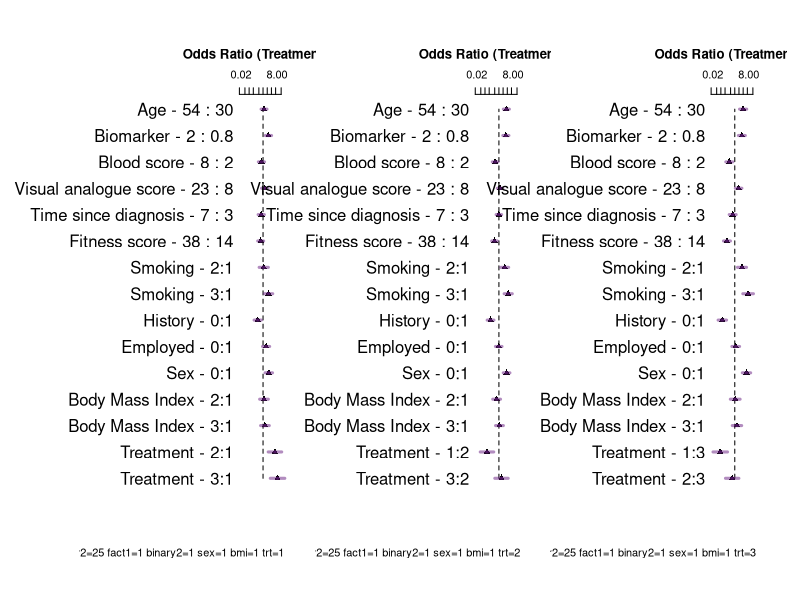
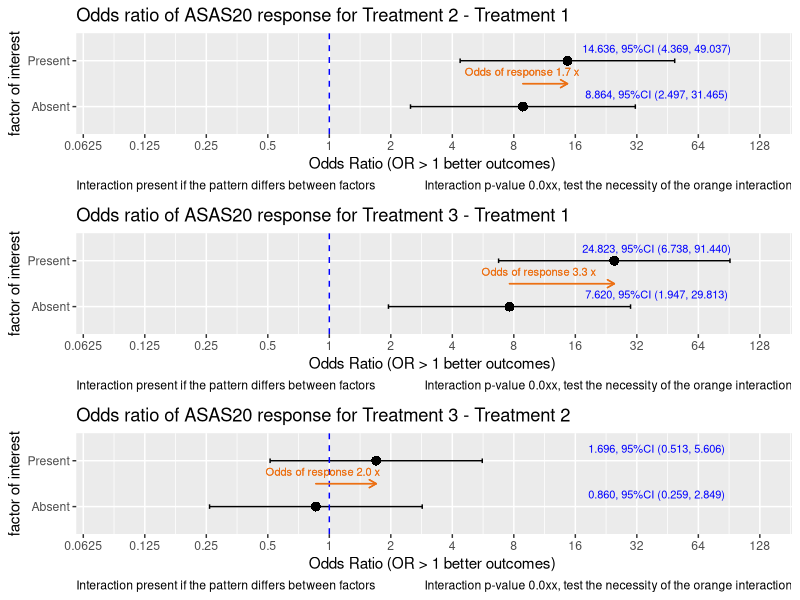
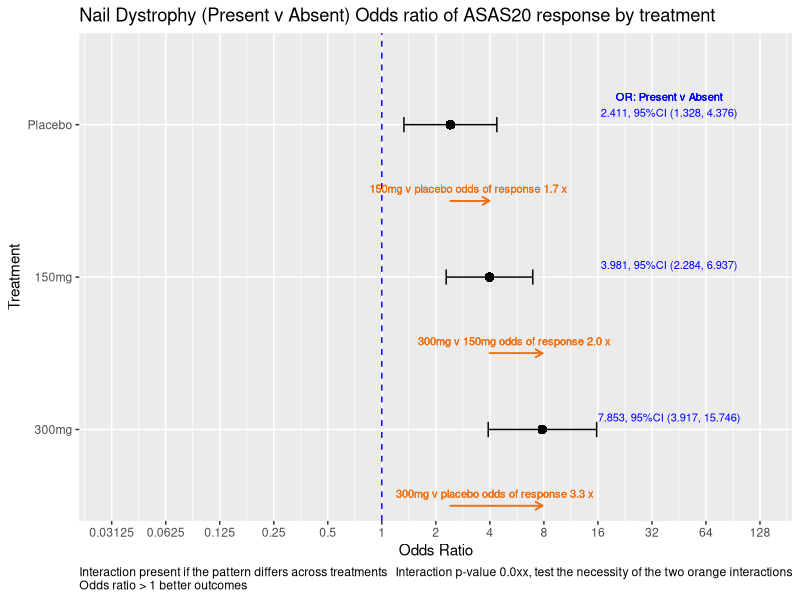

Write R code to recreate these figures, in order.
## ---- chunk 1

    set.seed(1234)
    library(rms)          # automatically engages rms(Hmisc)
    library(tidyverse)
    library(kableExtra) 
    library(knitr) 
    library(reshape)
    library(rms)
    library(ggplot2)
    require(gridExtra)

    knitrSet(lang='markdown', w=7, h=7, dev='svg', fig.path='folder/')
    options(prType='html')
    options(width=200)
    
    # format function 
       formatz <- function(x){
          if (!is.na(x)  ) {
            sprintf(x, fmt = '%#.1f')  
           }
       }
     
    options(max.print=1000000)    
    options(scipen=999)
    
    ## convenience functions
    p0 <- function(x) {formatC(x, format="f", digits=1)}
    p1 <- function(x) {formatC(x, format="f", digits=1)}
    p2 <- function(x) {formatC(x, format="f", digits=2)}
    p3 <- function(x) {formatC(x, format="f", digits=3)}
    p4 <- function(x) {formatC(x, format="f", digits=4)}
    p5 <- function(x) {formatC(x, format="f", digits=5)}
    
    logit <-     function(p) log(1/(1/p-1))
    expit <-     function(x) 1/(1/exp(x) + 1)
    inv_logit <- function(logit) exp(logit) / (1 + exp(logit))
    is.even <-   function(x){ x %% 2 == 0 }                       # function to id. odd maybe useful
    options(width=200)


## ---- chunk 2

    # select the design to simulate
    Design = "Treatment interacts with all variables" 
    #Design = "Treatment interacts with smoking only" 
    #Design = "No-interaction logit-additive model"
    
    # coefficients on log odds scale
    
    intercept <- -3
    n=1000
    v1 = 1
    v2 = 1/(65-18)
    v3 = 0.4
    v4 = 0
    v5 = 1/3
    v6 = -.5/10
    v7 = 0.25/30
    v8 = -.1/10
    v9 = -1/50
    v10 = log(2)
    v11 = -log(1)
    v12 = log(0.5)
    
    #~~~~~~~~~~~~~~~~~~~~~~~~~~~~~~~~~~~~~~~~~~~~~~~~~~~~~~~~~~~~~~~~~~~~~~~~~~~~~~~~~
    randomi <- runif(n)    # this determines Y=1 later, 
    #~~~~~~~~~~~~~~~~~~~~~~~~~~~~~~~~~~~~~~~~~~~~~~~~~~~~~~~~~~~~~~~~~~~~~~~~~~~~~~~~~
    
    trt.coef       <-  v1     # log odds ratio so 1 -> 2.718, so 1 is LARGE
    age.coef       <-  v2     # log odds of 1 over the age range
    smoke.coef     <-  v3     # this is odds of 1.5
    bmi.coef       <-  v4     # this is an odds of 1..50:50
    covar3.coef    <-  v5     # log odds 1 over range of 3
    covar1.coef    <-  v6     # log odds -.05 per unit change
    vas.coef       <-  v7     # log odds .008 per unit change. log odds .25 over 30 units odds 1.27
    time.coef      <-  v8     # log odds -.01 per year, log odds -.1 over 10 years or odds .90
    covar2.coef    <-  v9     # log odds 0.02 per unit, log odds 1 over 50 units or odds 2.7
    fact1.coef     <-  v10    # log odds 0.693 per change in binary, or odds of 2   
    binary2.coef   <-  v11    # log odds 0 per change in binary, or odds of 1  
    sex.coef       <-  v12    # log odds -0.693 per change in binary, or odds of .5  
    
    # made up data structure 
    trt      <- sample(1:3,   n, replace=TRUE)      # trt 3 levels
    age      <- sample(18:65, n, replace=TRUE)      # continuous
    bmi      <- sample(1:3,   n, replace=TRUE)      # assume 3 equal groups
    smoking  <- sample(1:3,   n, replace=TRUE)      # categorical assume 3 equal groups
    covar3   <- round(runif(n,0,3),2)
    covar1   <- round(runif(n,0,10),2)
    vas      <- sample(1:30, n, replace=TRUE)
    time     <- round(runif(n,0,10),2)              # years
    covar2   <- sample(1:50, n, replace=TRUE)
    fact1    <- sample(0:1,  n, replace=TRUE)
    binary2  <- sample(0:1,  n, replace=TRUE)
    sex      <- sample(0:1,  n, replace=TRUE)


## ---- chunk 3

#~~~~~~~~~~~~~~~~~~~~~~~~~~~~~~~~~~~~~~~~~~~~~~~~~~~~~~~~~~~~~~~~~~~~~~~~~~~~~~~~~~~~~~~~~~~~~~~~~~~~~~~~~~~~~~~~~~~~~~~~~~~~linear predictor
if ( ( Design) == "Treatment interacts with all variables" )  {
  
  lp = intercept + trt*trt.coef*(smoking*smoke.coef   +   age*age.coef  + bmi*bmi.coef   + covar3*covar3.coef +
                                   covar1*covar1.coef +   vas*vas.coef  + time*time.coef + covar2*covar2.coef +
                                   fact1*fact1.coef   +
                                   binary2*binary2.coef + sex*sex.coef) 
  
  
}   else if ( ( Design ) == "Treatment interacts with smoking only" ) {    
  
  # truth  only smoking interacts  with trt
  lp = intercept + (trt*trt.coef*smoking*smoke.coef)   +   age*age.coef   + bmi*bmi.coef + covar3*covar3.coef +
    covar1*covar1.coef  + vas*vas.coef   + time*time.coef + covar2*covar2.coef + fact1*fact1.coef +
    binary2*binary2.coef + sex*sex.coef
  
  
}   else if ( ( Design) == "No-interaction logit-additive model" ) {  
  
  # truth no interactions
  lp = intercept + trt*trt.coef + smoking*smoke.coef + age*age.coef  + bmi*bmi.coef  + covar3*covar3.coef  +
    covar1*covar1.coef + vas*vas.coef  + time*time.coef + covar2*covar2.coef + fact1*fact1.coef +
    binary2*binary2.coef + sex*sex.coef
}

y <- ifelse(randomi < plogis(lp), 1, 0)   # one liner  randomi object is necessary for R shiny only



## ---- chunk 4


    datx <- data.frame(cbind(y,  trt ,smoking,  age, covar3, covar1, vas, time, covar2, fact1, binary2, sex, bmi))
    
    da <-  datx 
    
    da$trt <-     factor(da$trt)
    da$smoking <- factor(da$smoking)
    da$fact1 <-   factor(da$fact1)
    da$binary2 <- factor(da$binary2)
    da$sex <-     factor(da$sex)
    da$bmi <-     factor(da$bmi)
    
    # labels for forest plots
    label(da$age)                <- 'Age'                       
    label(da$trt)                <- 'Treatment'
    label(da$bmi)                <- 'Body Mass Index'
    label(da$smoking)            <- 'Smoking'
    label(da$covar3)             <- 'Biomarker'
    label(da$covar1)             <- 'Blood score'
    label(da$vas)                <- 'Visual analogue score'
    label(da$time)               <- 'Time since diagnosis'
    label(da$covar2)             <- 'Fitness score'
    label(da$fact1)              <- "History"
    label(da$binary2)            <- "Employed"
    label(da$sex)                <- 'Sex'
    
    dd <<- datadist(da)
    options(datadist="dd")


## ---- chunk 5

# RUN REGRESSONS
    A<-lrm(y~   trt * (smoking  + age  + bmi + covar3 + covar1 + vas + time + covar2 + fact1 + binary2 +sex),da, y=TRUE ,x=TRUE)  # all interact with trt
    B<-lrm(y~  (trt *  smoking) + age  + bmi + covar3 + covar1 + vas + time + covar2 + fact1 + binary2 +sex, da, y=TRUE, x=TRUE)  # smoking * trt only
    C<-lrm(y~   trt +  smoking  + age +  bmi + covar3 + covar1 + vas + time + covar2 + fact1 + binary2 +sex, da, y=TRUE, x=TRUE)  # main effect
  
## ---- chunk 6
  #~~~~~~~~~~~~~~~~~~~~~~~~~~~~~~~~~~~~~~~~~~~~~~~~~~~~~~~~~~~~~~~~~~~~~~~~~~~~~~~~~~~~~~~~~~~~~~~~~~~~~~~~~~~~~
  # LRTESTS
  #~~~~~~~~~~~~~~~~~~~~~~~~~~~~~~~~~~~~~~~~~~~~~~~~~~~~~~~~~~~~~~~~~~~~~~~~~~~~~~~~~~~~~~~~~~~~~~~~~~~~~~~~~~~~~
   
  
  lrtest( A, C)
   
## ---- chunk 7
   
  (A1 <- summary(A, smoking=1, age, covar3, covar1, vas, time, covar2, fact1, binary2, sex, bmi=1, trt=1, est.all=FALSE, vnames=c( "labels")))
  
  (A2 <- summary(A, smoking=1, age, covar3, covar1, vas, time, covar2, fact1, binary2, sex, bmi=1, trt=2, est.all=FALSE, vnames=c( "labels")))
  
  (A3 <- summary(A, smoking=1, age, covar3, covar1, vas, time, covar2, fact1, binary2, sex, bmi=1, trt=3, est.all=FALSE, vnames=c( "labels")))

 
## ---- chunk 8

  par(mfrow=c(1,3)) 
  
  par(oma=c(3,6,1,1)) 
  
  options(digits=1)
  
  plot(summary(A, smoking=1, age, covar3, covar1, vas, time, covar2, fact1, binary2, sex, bmi=1, trt=1, est.all=FALSE, vnames=c( "labels")), 
       log=TRUE, xlim=c(log(.01),log(40)),
       q=c(  0.95 ), at=c(.02,0.05,.1,.2,.5,1,2,4,8,20), lwd=3, pch=17,
       col=   rgb(red=.4,green=.1,blue=.5,alpha=c(.5,.3,.2)),
       col.points='black', cex=1, main= "Odds Ratio (Treatment 1)", cex.main=1.8
  )
  
  plot(summary(A, smoking=1, age, covar3, covar1, vas, time, covar2, fact1, binary2, sex, bmi=1, trt=2, est.all=FALSE, vnames=c( "labels")), 
       log=TRUE, xlim=c(log(.01),log(40)),
       q=c(  0.95 ), at=c(.02,0.05,.1,.2,.5,1,2,4,8,20), lwd=3, pch=17,
       col=   rgb(red=.4,green=.1,blue=.5,alpha=c(.5,.3,.2)),
       col.points='black', cex=1, main= "Odds Ratio (Treatment 2)", cex.main=1.8
  )
  
  plot(summary(A, smoking=1, age, covar3, covar1, vas, time, covar2, fact1, binary2, sex, bmi=1, trt=3, est.all=FALSE, vnames=c( "labels")), 
       log=TRUE, xlim=c(log(.01),log(40)),
       q=c(  0.95 ), at=c(.02,0.05,.1,.2,.5,1,2,4,8,20), lwd=3, pch=17,
       col=   rgb(red=.4,green=.1,blue=.5,alpha=c(.5,.3,.2)),
       col.points='black', cex=1, main= "Odds Ratio (Treatment 3)", cex.main=1.8
  )
  
  par(mfrow=c(1,1))


## ---- chunk 9

  options(digits=6)
  k1 <- contrast(A, list(fact1=c(0,1), trt=c(2)), list(fact1=c(0,1), trt=c(1)) , fun=exp) 
  z1 <- print(k1, X=TRUE)   
  
  k2 <- contrast(A, list(fact1=c(0,1), trt=c(3)), list(fact1=c(0,1), trt=c(1)) , fun=exp) 
  z2 <- print(k2, X=TRUE)   
  
  k3 <- contrast(A, list(fact1=c(0,1), trt=c(3)), list(fact1=c(0,1), trt=c(2)) , fun=exp) 
  z3 <- print(k3, X=TRUE)   


## ---- chunk 10
 
int.plot <- function(k1, factor.="factor of interest",
                     effect="Treatment 2 - Treatment 1", 
                     first.grp="Absent", 
                     second.grp="Present") {
  
  zz <- k1
  # log scale
  Scorex=as.vector(zz$Contrast)
  lbx =  as.vector(zz$Lower)
  ubx =  as.vector(zz$Upper)
  
  df.plot <- data.frame(x=c(effect,effect),
                        factor.=c(first.grp,second.grp ),
                        Score=exp(Scorex),
                        lb = exp(lbx),
                        ub =exp(ubx))
  
  df.plot$factor. = factor(df.plot$factor., 
                           levels = c(first.grp,second.grp ))
   
  
  gp <- ggplot(df.plot, aes(x=factor., y=log(Score), fill="black", group=x))
  gg <- gp + #geom_line(aes(linetype=x), size=.6) + 
    geom_point(aes(shape=x), size=3) + 
    geom_errorbar(aes(ymax=log(ub), ymin=log(lb)), width=.1) +
    theme(legend.position="none") + ylab("Odds Ratio (OR > 1 better outcomes) ") + xlab(factor.) +
    
    geom_hline(yintercept=log(1), linetype="dashed", color = "blue") +
    
    scale_y_continuous(
      breaks= log(c(1/32,1/16,1/8, 1/4,1/2,  1, 2, 4 ,8, 16,32,64, 128) )  ,  
      limits = c(log(1/12),log(128)),  
      labels=     c(1/32,1/16,1/8, 1/4,1/2,  1, 2, 4 ,8, 16,32,64,128)
    ) +
    
    coord_flip() +
    
    geom_text(aes(   
      y=log(40),
      label = paste0(p3(Score),", 95%CI (" ,p3(lb),", ",p3(ub), ")"), 
      vjust=-1.0), size=2.8, color='blue') +
    
    ggtitle( paste0("Odds ratio of ASAS20 response for ", effect) )
  
  
    gg <- gg + labs(caption = c("Interaction p-value 0.0xx, test the necessity of the orange interaction", 
                              "Interaction present if the pattern differs between factors")) + 
    theme(plot.caption = element_text(hjust=c(1, 0)))
  
  # Add text and arrows
  i <- gg + geom_segment(
    x = 1.5, y =  Scorex[1],
    xend = 1.5, yend =  Scorex[2],
    lineend = "round", # See available arrow types in example above
    linejoin = "round",
    size = .5, 
    arrow = arrow(length = unit(0.2, "cm")),
    colour = "#EC7014" # Also accepts "red", "blue' etc
  ) 
  
  k <- i + geom_text( aes(
    x = 1.5, y = (Scorex[1]+Scorex[2])/2,
    label = paste0("Odds of response ",p0(exp(   max(Scorex[2],Scorex[1]) -  min(Scorex[2],Scorex[1])  ))," x"), 
    group = NULL,
    vjust = -1, #.3
    hjust = .7 #1
  ), size=2.8 , color="#EC7014") 
   
}


## ---- chunk 11

#~~~~~~~~~~~~~~~~~~~~~~~~~~~~~~~~~~~~~~~~~~~~~~~~~~~~~~~~~~~~~~~~~~~~~~~~~~~~~~~~~~~~~~~~~~
  age.=sample(30:80,1)  # showing it is the interaction that counts.
  
  options(digits=6)
  k1 <- contrast(A, list(fact1=c(0,1),age=age., trt=c(2)), list(fact1=c(0,1), age=age.,trt=c(1)) , fun=exp) 
  z1 <- print(k1, X=TRUE)   
  
  k2 <- contrast(A, list(fact1=c(0,1), age=age.,trt=c(3)), list(fact1=c(0,1), age=age.,trt=c(1)) , fun=exp) 
  z2 <- print(k2, X=TRUE)   
  
  k3 <- contrast(A, list(fact1=c(0,1), age=age.,trt=c(3)), list(fact1=c(0,1), age=age.,trt=c(2)) , fun=exp) 
  z3 <- print(k3, X=TRUE)   
 
#~~~~~~~~~~~~~~~~~~~~~~~~~~~~~~~~~~~~~~
# execute function
  p1x <- int.plot(k1, factor.="factor of interest",
                  effect="Treatment 2 - Treatment 1", 
                  first.grp="Absent", 
                  second.grp="Present") 
  
  
  p2x <- int.plot(k2, factor.="factor of interest",
                  effect="Treatment 3 - Treatment 1", 
                  first.grp="Absent", 
                  second.grp="Present") 
  
  
  p3x <-int.plot(k3, factor.="factor of interest",
                 effect="Treatment 3 - Treatment 2", 
                 first.grp="Absent", 
               second.grp="Present") 

## ---- chunk 12

# its only the orange that is important. And will not change if other values in model are altered.
# the actual OR will change if the covariates change, but the same amount in both levels.
# should mention the values that are held constant!
grid.arrange(p1x,p2x,p3x)
# A
# lrtest(A,C)
# anova(A)
 

## ---- chunk 13

  # now try the original approach
  age.=sample(30:80,1)  # showing it is the interaction that counts.
  
  options(digits=6)
  k1 <- contrast(A, list(fact1=c(1),age=age., trt=c(1)), list(fact1=c(0), age=age.,trt=c(1)) , fun=exp) 
  z1 <- print(k1, X=TRUE)   
  
  k2 <- contrast(A, list(fact1=c(1), age=age.,trt=c(2)), list(fact1=c(0), age=age.,trt=c(2)) , fun=exp) 
  z2 <- print(k2, X=TRUE)   
  
  k3 <- contrast(A, list(fact1=c(1),  age=age.,trt=c(3)), list(fact1=c(0),  age=age.,trt=c(3)) , fun=exp) 
  z3 <- print(k3, X=TRUE)   

  
## ---- chunk 14
  
  zz<-rbind(k1,k2,k3)
  zz<-zz[,c("Contrast","Lower","Upper")]
  zz<- unlist(zz)
  zz<-matrix(zz, nrow=3, ncol=3)
  zz<-as.data.frame(zz)
  names(zz) <-c("Score","lb","ub")
  zz<-data.frame(zz)
  zze <- exp(zz)

  df.plot <- data.frame(x=c("Treatment","Treatment", "Treatment"),
                        factor.=c("Placebo","150mg","300mg"),
                        Score=exp(zz$Score),
                        lb = exp(zz$lb),
                        ub =exp(zz$ub))
   
 # df.plot$factor. = factor(df.plot$factor., levels = c("Placebo","150mg","300mg"))
  df.plot$factor. = factor(df.plot$factor., levels = c("300mg", "150mg", "Placebo"))
 
#~~~~~~~~~~~~~~~~~~~~~~~~~~~~~~~~~~~~~~~~~~~~~~~~~~~~~~~~~~~~~~~~~~~~~~~~~~~~~~~~~~~~~~~~~~~~~~ 
 
  gp <- ggplot(df.plot, aes(x=factor., y=log(Score), fill="black", group=x))
  gg <- gp + #geom_line(aes(linetype=x), size=.6) + 
    geom_point(aes(shape=x), size=3) + 
    geom_errorbar(aes(ymax=log(ub), ymin=log(lb)), width=.1) +
    theme(legend.position="none") + ylab("Odds Ratio") + xlab("Treatment") +
    
    geom_hline(yintercept=log(1), linetype="dashed", color = "blue") +
    
    scale_y_continuous(
      breaks= log(c(1/64,1/32,1/16,1/8, 1/4,1/2,  1, 2, 4 ,8, 16,32,64, 128) )  ,  
      limits = c(log(1/32),log(128)),  
      labels=     c(1/64,1/32,1/16,1/8, 1/4,1/2,  1, 2, 4 ,8, 16,32,64,128)
    ) +
    
    coord_flip() +
   
    geom_text(aes(  y=log(40) ,label = paste0(p3(zze$Score),", 95%CI (" ,p3(zze$lb),", ",p3(zze$ub), ")"), 
                    vjust=-1.0), size=2.8, color='blue') +
     
    ggtitle( "Nail Dystrophy (Present v Absent) Odds ratio of ASAS20 response by treatment") 
  
    gg <- gg + labs(caption = c("Interaction p-value 0.0xx, test the necessity of the two orange interactions", "Interaction present if the pattern differs across treatments\nOdds ratio > 1 better outcomes")) + 
    theme(plot.caption = element_text(hjust=c(1, 0)))
   
    ## add arrows
  i <- gg + geom_segment(
    x = 2.5, y =  zz$Score[1],
    xend = 2.5, yend =  zz$Score[2],
    lineend = "round", # See available arrow types in example above
    linejoin = "round",
    size = .5, 
    arrow = arrow(length = unit(0.2, "cm")),
    colour = "#EC7014" # Also accepts "red", "blue' etc
  ) 
  
  ## add arrows
  j <- i + geom_segment(
    x = 1.5, y =  zz$Score[2],
    xend = 1.5, yend =  zz$Score[3],
    lineend = "round", # See available arrow types in example above
    linejoin = "round",
    size = .5, 
    arrow = arrow(length = unit(0.2, "cm")),
    colour = "#EC7014" # Also accepts "red", "blue' etc
  ) 
  
  ## add text to accompany arrow
  k <- j + geom_text( aes(
    x = 2.5, y = (zz$Score[1]+zz$Score[2])/2,
    label = paste0("150mg v placebo odds of response ",
                   p0(exp(   max(zz$Score[2],zz$Score[1]) -  min(zz$Score[2],zz$Score[1])  ))," x "), 
    group = NULL,
    vjust = -1, #.3
    hjust = .5
  ), size=2.8 , color="#EC7014") 
  
  ## add text to accompany arrow
  m <- k + geom_text( aes(
    x = 1.5, y = ((zz$Score[2]+zz$Score[3])/2),
    label = paste0("300mg v 150mg odds of response ",
                   p0(exp(   max(zz$Score[3],zz$Score[2]) -  min(zz$Score[3],zz$Score[2])  ))," x "), 
    group = NULL,
    vjust = -1,
    hjust = .5
  ), size=2.8 , color="#EC7014") 
  
  # add text
  n <- m + geom_text( aes(
    x = 3, y = log(40),
    label = "OR: Present v Absent", 
    group = NULL,
    vjust = - 3, #.3
    hjust = .5 #1
  ), size=2.8 , color="blue") 
  
  
   q <- n + geom_text( aes(
    x = 0.5, y = ((zz$Score[1]+zz$Score[3])/2),
    label = paste0("300mg v placebo odds of response ",
                   p0(exp(   max(zz$Score[3],zz$Score[1]) -  min(zz$Score[3],zz$Score[1])  ))," x "), 
    group = NULL,
    vjust = -1,
    hjust = .5
  ), size=2.8 , color="#EC7014") 
   
   
     
  ## add arrows
  r <- q + geom_segment(
    x = 0.5, y =  zz$Score[1],
    xend = 0.5, yend =  zz$Score[3],
    lineend = "round", # See available arrow types in example above
    linejoin = "round",
    size = .5, 
    arrow = arrow(length = unit(0.2, "cm")),
    colour = "#EC7014" # Also accepts "red", "blue' etc
  ) 
  
  
  
## ---- chunk 15
  
  r


## ---- chunk 16
  
  A


## ---- chunk 17
  
     x <- anova(A, india=FALSE, vnames='labels' )
    print(x, which=c( 'subscripts' ))
    
## ---- chunk 18



## ---- chunk 19
